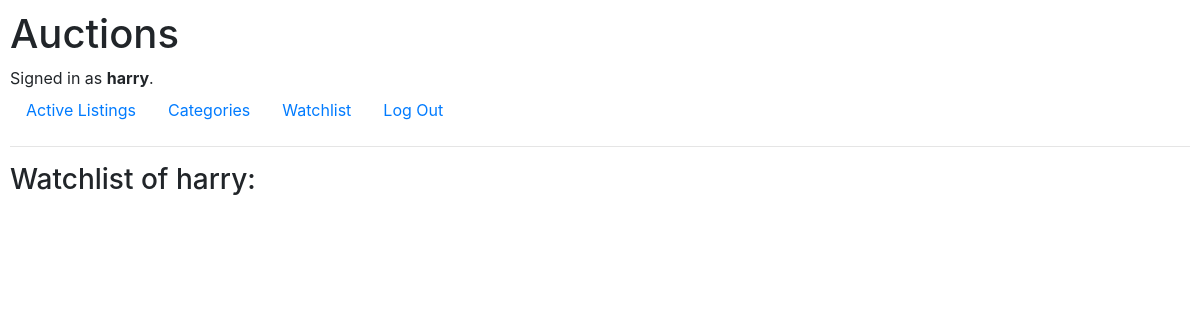
The page /auctions/watchlist (signed in) on the database as committed earlier.
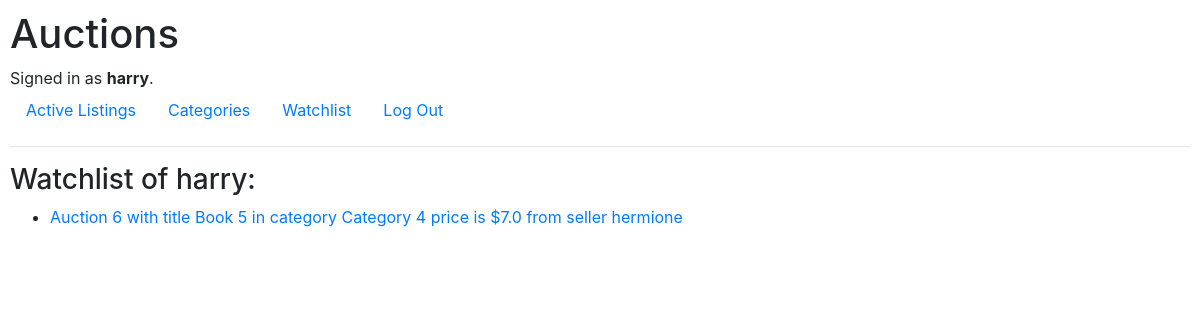
The same page on the database as committed later.
### auctions/models.py (models this page shows, shortened)
class Watchlist(models.Model):
    id = models.AutoField(auto_created=True, primary_key=True, serialize=False, verbose_name='ID')
    item = models.ForeignKey(Auction, on_delete=models.CASCADE)  # auction
    user = models.ForeignKey(User, on_delete=models.CASCADE)  # user

class Auction(models.Model):
    title = models.CharField(
        unique=True, error_messages={'unique': "The auction with that title already exists."},
        max_length=64, verbose_name='title of auction')
    category = models.CharField(max_length=64)
    description = models.CharField(blank=True, max_length=124)
    image_url = models.CharField(blank=True, max_length=124)
    price = models.FloatField(default=0.0)
    owner = models.ForeignKey(User, on_delete=models.CASCADE, related_name="seller")  # user
    winner = models.ForeignKey(User, blank=True, null=True, on_delete=models.CASCADE, related_name="buyer")  # user
    is_active = models.BooleanField(default=True, verbose_name='active status')  # active or non_active
    def __str__(self):
        return (f'Auction {self.id} with title {self.title} in category {self.category} price is ${self.price} '
                f'from seller {self.owner}')

class User(AbstractUser):
    pass

### auctions/views.py (the view)
# urls.py: path("watchlist", views.watchlist_view, name="watchlist"),
@login_required
def watchlist_view(request):
    watchlist = Watchlist.objects.filter(user=request.user)
    return render(request, 'auctions/watchlist.html', {
        'watchlist': watchlist
    })

### auctions/templates/auctions/watchlist.html
    {% extends "auctions/layout.html" %}
    {% block body %}
    <h3>Watchlist of {{ user }}:</h3>
    <ul>
        {% for tracking  in watchlist %}
            <li>
                <a href="{% url 'auction' tracking.item.id %}">
                  {{ tracking.item }}
                </a>
            </li>
        {%endfor%}
    </ul>
    {% endblock %}

Rows that differ between the two databases and show on the page:
added Watchlist: item "Auction 6 with title Book 5 in category Category 4 price is $7.0 from seller hermione"
